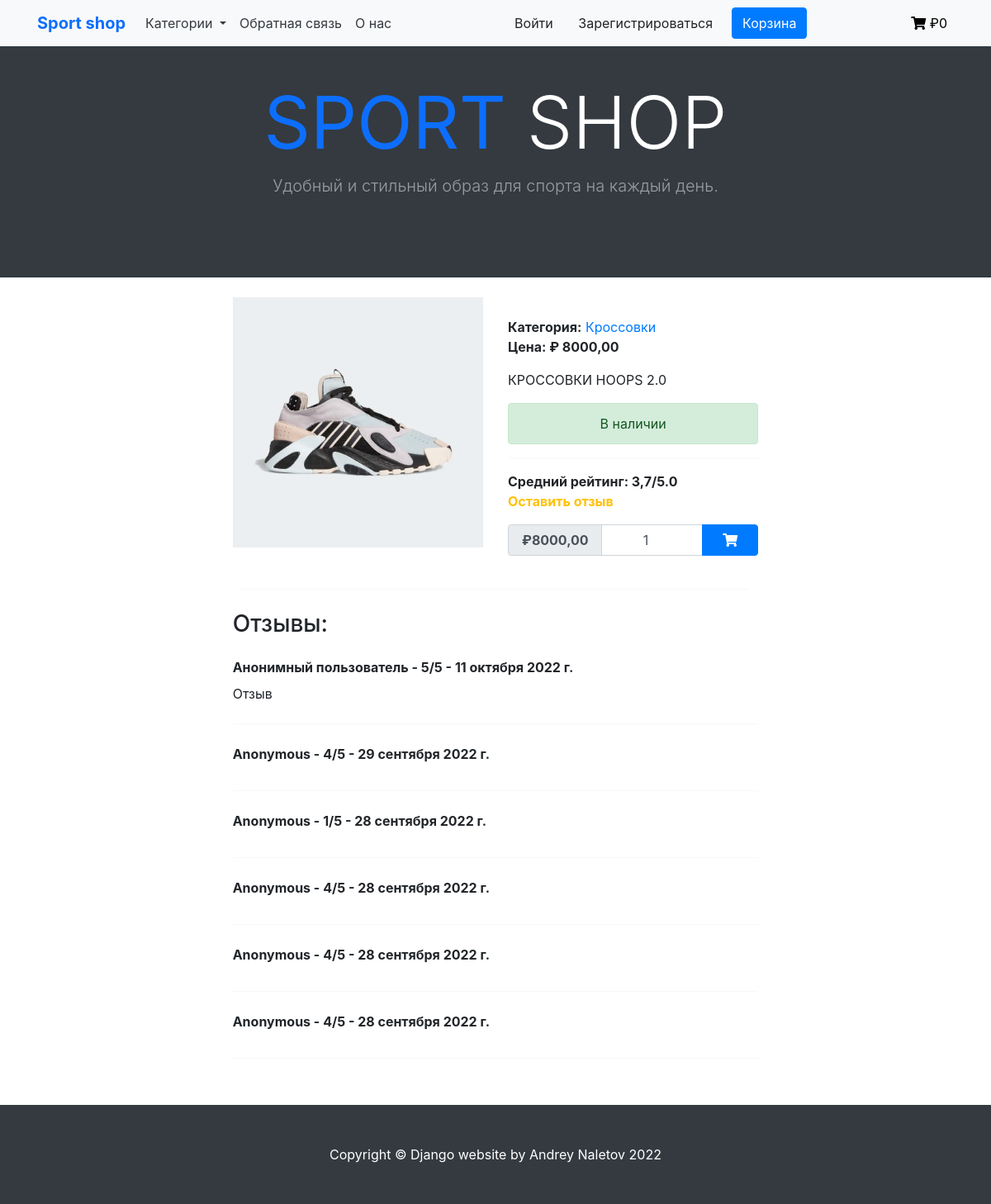
/category/krossovki/krossovki-1, run on an earlier commit of the app's database.
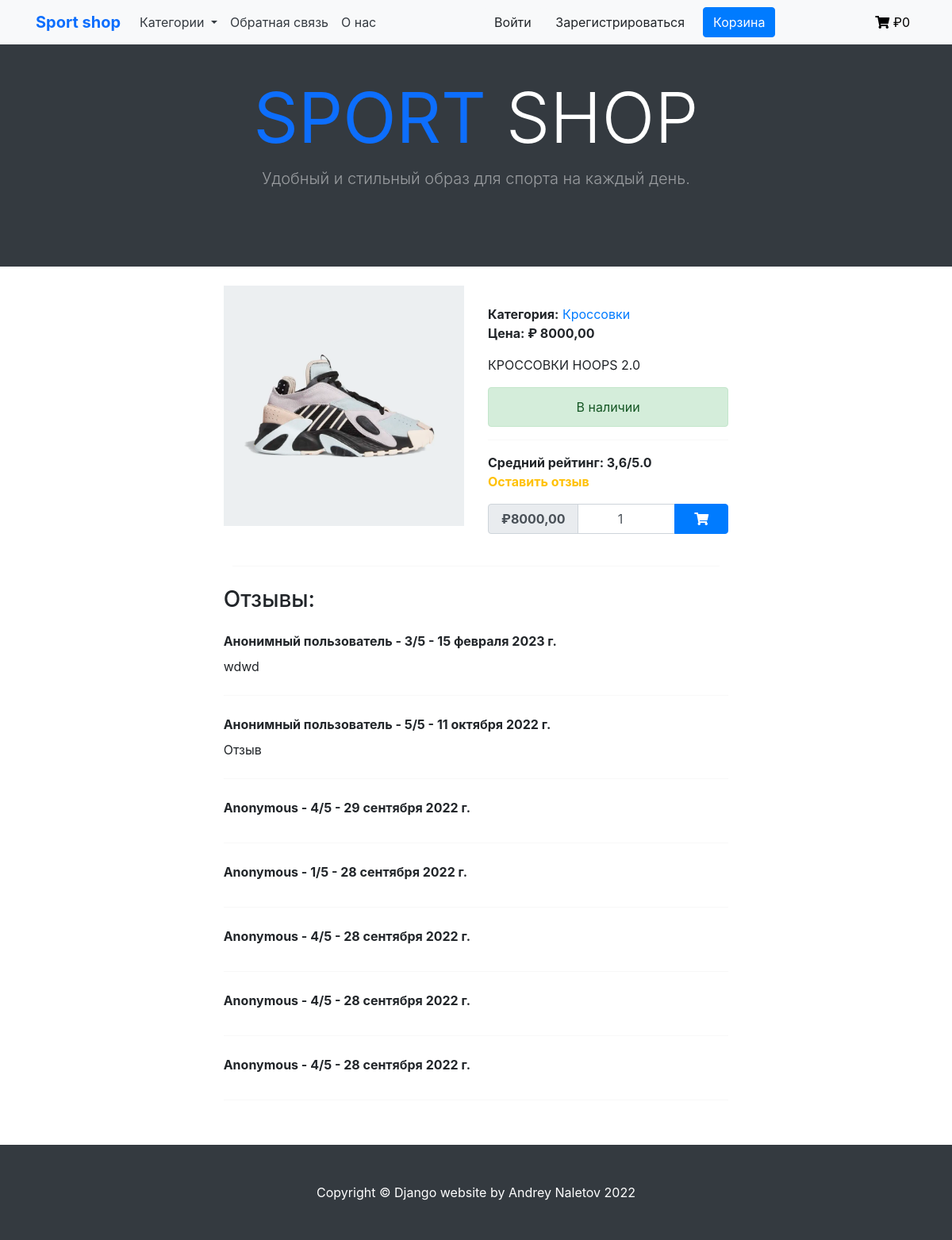
And on a later commit of the database.
### shop/models.py (models this page shows, shortened)
class Product(models.Model):
    category = models.ForeignKey(Category, verbose_name='Категория', on_delete=models.CASCADE)
    title = models.CharField(max_length=255, verbose_name='Наименование')
    slug = models.SlugField(unique=True)
    image = models.ImageField(verbose_name='Изображение')
    description = models.TextField(verbose_name='Описание', null=True)
    price = models.DecimalField(max_digits=9, decimal_places=2, verbose_name='Цена')
    available = models.BooleanField(default=True)
    class Meta:
        verbose_name = 'Товары'  # отображение названия в админке
        verbose_name_plural = 'Товары'  # отображение названия в админке
        ordering = ('title',)
    def get_average_review_score(self):
        average_score = 0.0
        if self.reviews.count() > 0:
            total_score = sum([review.rating for review in self.reviews.all()])
            average_score = total_score / self.reviews.count()
        return round(average_score, 1)

class Review(models.Model):
    product = models.ForeignKey(Product, related_name='reviews', on_delete=models.CASCADE)
    author = models.CharField(max_length=50)
    rating = models.IntegerField(validators=[MinValueValidator(1), MaxValueValidator(5)])
    text = models.TextField(blank=True)
    created = models.DateTimeField(auto_now_add=True)
    class Meta:
        ordering = ('-created',)

class Category(models.Model):
    name = models.CharField(max_length=255, verbose_name='Имя категории')
    slug = models.SlugField(unique=True)
    class Meta:
        ordering = ('name',)  # сортировка применяется и в отображении в админке и в шаблонах
        verbose_name = 'Категории'
        verbose_name_plural = 'Категории'
    def __str__(self):
        return self.name
    def get_absolute_url(self):
        return reverse('shop:product_list_by_category', args=[self.slug])

### shop/views.py (the view, shortened to what this page needs)
# urls.py: path('category/<slug:category_slug>/<slug:slug>', ProductDetailView.as_view(), name='product_detail'),
class ProductDetailView(DataMixin, DetailView):
    model = Product
    context_object_name = 'product'
    template_name = 'shop/product/detail.html'
    def get_context_data(self, **kwargs):
        context = super().get_context_data(**kwargs)
        context['category'] = get_object_or_404(Category, slug=self.kwargs['category_slug'])
        context['review_form'] = ReviewForm()
        context['cart_product_form'] = CartAddProductForm()
        context = self.get_user_context(**context)
        return context

### shop/forms.py
class ReviewForm(forms.ModelForm):
    class Meta:
        model = Review
        fields = ['text', 'rating']
        widgets = {
            'text': forms.Textarea(
                attrs={'class': 'form-control shadow px-2',
                       'rows': 6
                       }
            ),
            'rating': forms.RadioSelect
        }

### cart/forms.py
class CartAddProductForm(forms.Form):
    quantity = forms.IntegerField(
        min_value=1,
        widget=NumberInput(attrs={
            'class': 'form-control text-center px-3',
            'value': 1
        })
    )

### cart/context_processors.py (called while the page is built)
def cart(request):
    cart = get_cart(request)
    cart_total_price = sum(Decimal(item['price']) * item['quantity'] for item in cart.values())
    return {
        'cart_total_price': cart_total_price
    }

### cart/views.py (called while the page is built)
def get_cart(request):
    cart = request.session.get(settings.CART_ID)
    if not cart:
        cart = request.session[settings.CART_ID] = {}
    return cart

### shop/context_processors.py (called while the page is built)
def shop(request):
    categories = Category.objects.all()
    return {'categories': categories}

### shop/templates/shop/product/detail.html (shortened to what this page needs)
{% extends "shop/base.html" %}
{% load static %}
{% block content %}
    <br>
    <div class="card shadow-custom border-0 col-lg-8 mx-auto">
        <div class="row justify-content-center">
            <div class="col-lg-6">
                <img src="{{ product.image.url }}" alt="" class="img-fluid rounded-0">
            </div>
            <div class="col-lg-6">
                <div class="top">
                    <div>
                        <span class="font-weight-bold text-grey">Категория:</span>
                        <a href="{{ product.category.get_absolute_url }}"> {{ product.category }}</a>
                    </div>
                    <div>
                        <span class="font-weight-bold text-grey">Цена: <span class="price">₽ {{ product.price }}</span></span>
                    </div>
                </div>
                <div class="mt-3">
                    {{ product.description }}
                </div>
                {% if product.available %}
                    <div class="alert alert-success my-3 text-center">В наличии</div>
                {% else %}
                    <div class="alert alert-danger my-3 text-center">Временно недоступен</div>
                {% endif %}
                <hr>
                <div class="review">
                    <span class="font-weight-bold text-grey">Средний рейтинг: {{ product.get_average_review_score }}/5.0</span>
                    <div class="mb-3 font-weight-bold">
                        <a href="" class="text-warning" data-toggle="modal" data-target="#myModal">Оставить отзыв</a>
                    </div>
                </div>
                <div class="mb-4">
                    <form action="{% url 'cart:cart_add' product.id %}" method="post">
                        <span class="input-group add-to-cart shadow-custom">
                            <div class="input-group-prepend">
                                <span class="input-group-text font-weight-bold px-3 price">₽{{ product.price }}</span>
                            </div>
                            {{ cart_product_form.quantity }}
                            <div class="input-group-append">
                                <button class="btn btn-primary px-4 reduce_padding" type="submit" data-toggle="tooltip" data-placement="top" title="Add to cart">
                                    <i class="fas fa-shopping-cart"></i>
                                </button>
                            </div>
                        </span>
                    </form>
                </div>
            </div>
        </div>
    </div>
    <hr class="col-7 mx-auto">
    <div class="card shadow-custom border-0 col-lg-8 mx-auto mb-3">
        <h3 class="py-2 text-grey">Отзывы:</h3>
        {% for review in product.reviews.all %}
            <span class="font-weight-bold py-2 text-grey">{{ review.author }} - {{ review.rating }}/5 - {{ review.created|date }}</span>
            <span class="text-justify pb-2">{{ review.text }}</span>
            <hr>
        {% empty %}
            <span class="pb-2">Пока нет отзывов</span>
        {% endfor %}
    </div>
{% endblock %}

What changed in the data, as far as the page shows it:
computed for Product "КРОССОВКИ HOOPS 2.0": get_average_review_score "3,7" → "3,6"
added Review: author "Анонимный пользователь", rating "3", created "15 февраля 2023 г.", text "wdwd"
